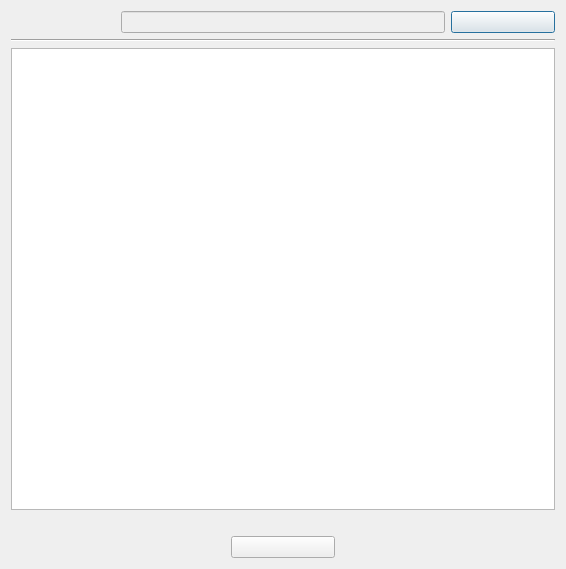
<?xml version="1.0" encoding="UTF-8"?>
<ui version="4.0">
 <class>RegistrationCodeDialog</class>
 <widget class="QDialog" name="RegistrationCodeDialog">
  <property name="geometry">
   <rect>
    <x>0</x>
    <y>0</y>
    <width>566</width>
    <height>569</height>
   </rect>
  </property>
  <property name="windowTitle">
   <string/>
  </property>
  <layout class="QGridLayout" name="gridLayout">
   <item row="3" column="0" colspan="5">
    <widget class="QLabel" name="lab_error">
     <property name="styleSheet">
      <string notr="true">QLabel {
	color: red;
}</string>
     </property>
     <property name="text">
      <string/>
     </property>
    </widget>
   </item>
   <item row="1" column="0" colspan="5">
    <widget class="Line" name="line">
     <property name="orientation">
      <enum>Qt::Orientation::Horizontal</enum>
     </property>
    </widget>
   </item>
   <item row="0" column="0">
    <widget class="QLabel" name="lab_uuid">
     <property name="text">
      <string/>
     </property>
     <property name="alignment">
      <set>Qt::AlignmentFlag::AlignCenter</set>
     </property>
    </widget>
   </item>
   <item row="2" column="0" colspan="5">
    <widget class="DragDropPlainTextEditRC" name="text"/>
   </item>
   <item row="0" column="4">
    <widget class="QPushButton" name="btn_copy">
     <property name="text">
      <string/>
     </property>
    </widget>
   </item>
   <item row="0" column="1" colspan="3">
    <widget class="QLineEdit" name="uuid">
     <property name="enabled">
      <bool>false</bool>
     </property>
     <property name="readOnly">
      <bool>true</bool>
     </property>
    </widget>
   </item>
   <item row="4" column="2">
    <widget class="QPushButton" name="btn_activate">
     <property name="text">
      <string/>
     </property>
    </widget>
   </item>
   <item row="4" column="3" colspan="2">
    <spacer name="horizontalSpacer_2">
     <property name="orientation">
      <enum>Qt::Orientation::Horizontal</enum>
     </property>
     <property name="sizeHint" stdset="0">
      <size>
       <width>155</width>
       <height>20</height>
      </size>
     </property>
    </spacer>
   </item>
   <item row="4" column="0" colspan="2">
    <spacer name="horizontalSpacer">
     <property name="orientation">
      <enum>Qt::Orientation::Horizontal</enum>
     </property>
     <property name="sizeHint" stdset="0">
      <size>
       <width>155</width>
       <height>20</height>
      </size>
     </property>
    </spacer>
   </item>
  </layout>
 </widget>
 <customwidgets>
  <customwidget>
   <class>DragDropPlainTextEditRC</class>
   <extends>QPlainTextEdit</extends>
   <header>gui/dragdropplaintexteditrc.h</header>
  </customwidget>
 </customwidgets>
 <tabstops>
  <tabstop>text</tabstop>
 </tabstops>
 <resources/>
 <connections/>
</ui>
